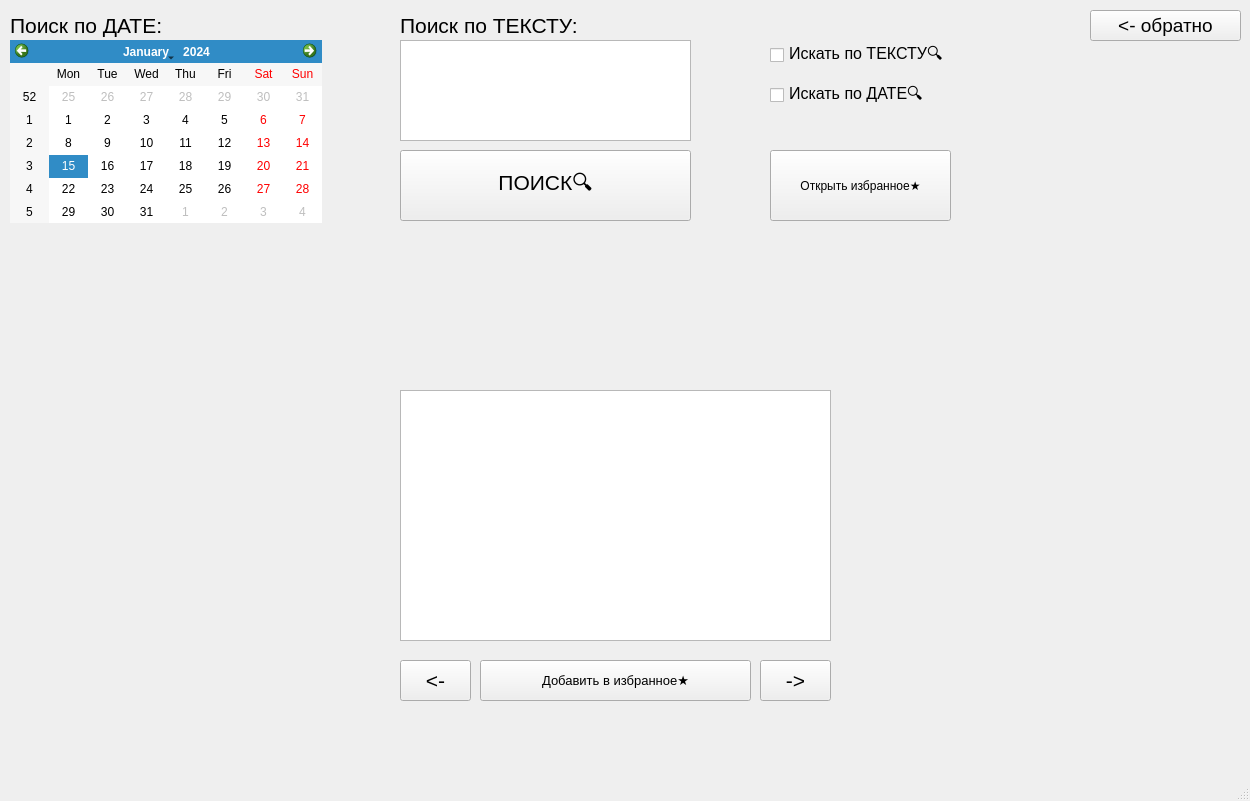
<?xml version="1.0" encoding="UTF-8"?>
<ui version="4.0">
 <class>MainWindow</class>
 <widget class="QMainWindow" name="MainWindow">
  <property name="geometry">
   <rect>
    <x>0</x>
    <y>0</y>
    <width>1250</width>
    <height>801</height>
   </rect>
  </property>
  <property name="windowTitle">
   <string>MainWindow</string>
  </property>
  <widget class="QWidget" name="centralwidget">
   <widget class="QPushButton" name="pushButton">
    <property name="geometry">
     <rect>
      <x>1090</x>
      <y>10</y>
      <width>151</width>
      <height>31</height>
     </rect>
    </property>
    <property name="font">
     <font>
      <pointsize>14</pointsize>
     </font>
    </property>
    <property name="text">
     <string>&lt;- обратно</string>
    </property>
   </widget>
   <widget class="QCalendarWidget" name="calendarWidget">
    <property name="geometry">
     <rect>
      <x>10</x>
      <y>40</y>
      <width>312</width>
      <height>183</height>
     </rect>
    </property>
   </widget>
   <widget class="QLabel" name="label">
    <property name="geometry">
     <rect>
      <x>10</x>
      <y>10</y>
      <width>161</width>
      <height>31</height>
     </rect>
    </property>
    <property name="font">
     <font>
      <pointsize>16</pointsize>
     </font>
    </property>
    <property name="text">
     <string>Поиск по ДАТЕ:</string>
    </property>
   </widget>
   <widget class="QTextEdit" name="textEdit">
    <property name="geometry">
     <rect>
      <x>400</x>
      <y>40</y>
      <width>291</width>
      <height>101</height>
     </rect>
    </property>
    <property name="font">
     <font>
      <pointsize>12</pointsize>
     </font>
    </property>
    <property name="html">
     <string>&lt;!DOCTYPE HTML PUBLIC &quot;-//W3C//DTD HTML 4.0//EN&quot; &quot;http://www.w3.org/TR/REC-html40/strict.dtd&quot;&gt;
&lt;html&gt;&lt;head&gt;&lt;meta name=&quot;qrichtext&quot; content=&quot;1&quot; /&gt;&lt;style type=&quot;text/css&quot;&gt;
p, li { white-space: pre-wrap; }
&lt;/style&gt;&lt;/head&gt;&lt;body style=&quot; font-family:'MS Shell Dlg 2'; font-size:12pt; font-weight:400; font-style:normal;&quot;&gt;
&lt;p style=&quot;-qt-paragraph-type:empty; margin-top:0px; margin-bottom:0px; margin-left:0px; margin-right:0px; -qt-block-indent:0; text-indent:0px; font-size:8.25pt;&quot;&gt;&lt;br /&gt;&lt;/p&gt;&lt;/body&gt;&lt;/html&gt;</string>
    </property>
   </widget>
   <widget class="QLabel" name="label_2">
    <property name="geometry">
     <rect>
      <x>400</x>
      <y>10</y>
      <width>181</width>
      <height>31</height>
     </rect>
    </property>
    <property name="font">
     <font>
      <pointsize>16</pointsize>
     </font>
    </property>
    <property name="text">
     <string>Поиск по ТЕКСТУ:</string>
    </property>
   </widget>
   <widget class="QPushButton" name="pushButton_2">
    <property name="geometry">
     <rect>
      <x>400</x>
      <y>150</y>
      <width>291</width>
      <height>71</height>
     </rect>
    </property>
    <property name="font">
     <font>
      <pointsize>16</pointsize>
     </font>
    </property>
    <property name="text">
     <string>ПОИСК🔍</string>
    </property>
   </widget>
   <widget class="QCheckBox" name="checkBox">
    <property name="geometry">
     <rect>
      <x>770</x>
      <y>40</y>
      <width>191</width>
      <height>31</height>
     </rect>
    </property>
    <property name="font">
     <font>
      <pointsize>12</pointsize>
     </font>
    </property>
    <property name="text">
     <string>Искать по ТЕКСТУ🔍</string>
    </property>
   </widget>
   <widget class="QCheckBox" name="checkBox_2">
    <property name="geometry">
     <rect>
      <x>770</x>
      <y>80</y>
      <width>171</width>
      <height>31</height>
     </rect>
    </property>
    <property name="font">
     <font>
      <pointsize>12</pointsize>
     </font>
    </property>
    <property name="text">
     <string>Искать по ДАТЕ🔍</string>
    </property>
   </widget>
   <widget class="QPushButton" name="pushButton_3">
    <property name="geometry">
     <rect>
      <x>400</x>
      <y>660</y>
      <width>71</width>
      <height>41</height>
     </rect>
    </property>
    <property name="font">
     <font>
      <pointsize>16</pointsize>
     </font>
    </property>
    <property name="text">
     <string>&lt;-</string>
    </property>
   </widget>
   <widget class="QPushButton" name="pushButton_4">
    <property name="geometry">
     <rect>
      <x>760</x>
      <y>660</y>
      <width>71</width>
      <height>41</height>
     </rect>
    </property>
    <property name="font">
     <font>
      <pointsize>16</pointsize>
     </font>
    </property>
    <property name="text">
     <string>-&gt;</string>
    </property>
   </widget>
   <widget class="QPushButton" name="pushButton_5">
    <property name="geometry">
     <rect>
      <x>480</x>
      <y>660</y>
      <width>271</width>
      <height>41</height>
     </rect>
    </property>
    <property name="font">
     <font>
      <pointsize>10</pointsize>
     </font>
    </property>
    <property name="text">
     <string>Добавить в избранное★</string>
    </property>
   </widget>
   <widget class="QLabel" name="label_3">
    <property name="geometry">
     <rect>
      <x>400</x>
      <y>340</y>
      <width>201</width>
      <height>31</height>
     </rect>
    </property>
    <property name="font">
     <font>
      <pointsize>16</pointsize>
     </font>
    </property>
    <property name="text">
     <string/>
    </property>
   </widget>
   <widget class="QPlainTextEdit" name="plainTextEdit">
    <property name="geometry">
     <rect>
      <x>400</x>
      <y>390</y>
      <width>431</width>
      <height>251</height>
     </rect>
    </property>
    <property name="font">
     <font>
      <pointsize>14</pointsize>
     </font>
    </property>
   </widget>
   <widget class="QPushButton" name="pushButton_6">
    <property name="geometry">
     <rect>
      <x>770</x>
      <y>150</y>
      <width>181</width>
      <height>71</height>
     </rect>
    </property>
    <property name="text">
     <string>Открыть избранное★</string>
    </property>
   </widget>
  </widget>
  <widget class="QMenuBar" name="menubar">
   <property name="geometry">
    <rect>
     <x>0</x>
     <y>0</y>
     <width>1250</width>
     <height>21</height>
    </rect>
   </property>
  </widget>
  <widget class="QStatusBar" name="statusbar"/>
 </widget>
 <resources/>
 <connections/>
</ui>
